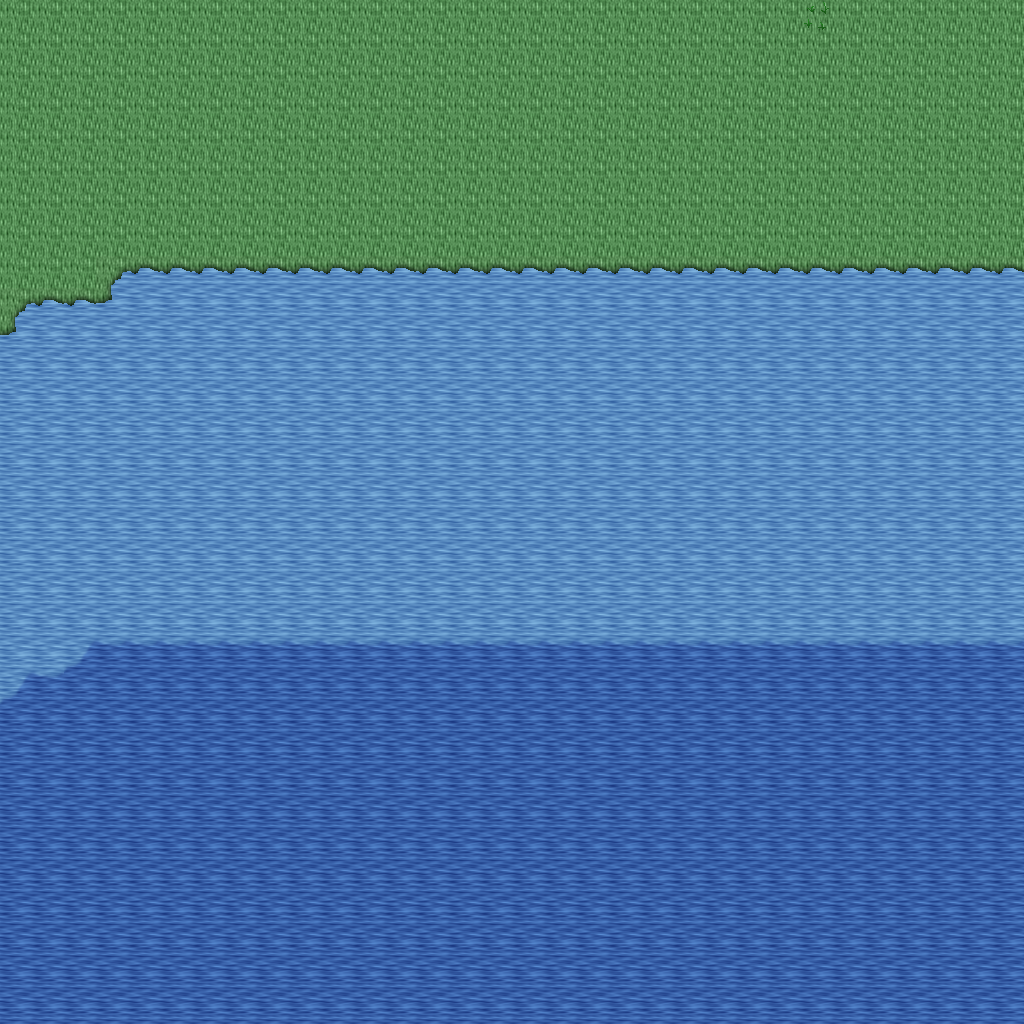

Below is a game level as drawn by its tile map, then a one-line description and the .tmx that defines it (tile-layer data replaced by summaries):
An orthogonal 32x32 tile map with 32x32 px tiles, 5 tile layers (Ground, Objects, Objects2, Above, ...), 1 hidden layer not drawn, 14 tilesets.

<map version="1.10" tiledversion="1.11.0" orientation="orthogonal" renderorder="right-down" width="32" height="32" tilewidth="32" tileheight="32" infinite="0" nextlayerid="11" nextobjectid="1">
 <tileset firstgid="1" name="ground_ground" tilewidth="32" tileheight="32" tilecount="33" columns="3">
  <image source="../drawable/ground_ground.png" width="96" height="352" />
 </tileset>
 <tileset firstgid="34" name="ground_water_pool" tilewidth="32" tileheight="32" tilecount="72" columns="3">
  <image source="../drawable/ground_water_pool.png" width="96" height="768" />
 </tileset>
 <tileset firstgid="106" name="plant_tree_tree_darkgreen" tilewidth="32" tileheight="32" tilecount="88" columns="8">
  <image source="../drawable/plant_tree_tree_darkgreen.png" width="256" height="352" />
 </tileset>
 <tileset firstgid="194" name="ground_grass_edges" tilewidth="32" tileheight="32" tilecount="36" columns="12">
  <image source="../drawable/ground_grass_edges.png" width="384" height="96" />
 </tileset>
 <tileset firstgid="230" name="ground_grass_corners" tilewidth="32" tileheight="32" tilecount="24" columns="6">
  <image source="../drawable/ground_grass_corners.png" width="192" height="128" />
 </tileset>
 <tileset firstgid="254" name="plant_grasses" tilewidth="32" tileheight="32" tilecount="6" columns="3">
  <image source="../drawable/plant_grasses.png" width="96" height="64" />
 </tileset>
 <tileset firstgid="260" name="plant_flower_daisy_yellow" tilewidth="32" tileheight="32" tilecount="8" columns="2">
  <image source="../drawable/plant_flower_daisy_yellow.png" width="64" height="128" />
 </tileset>
 <tileset firstgid="268" name="plant_flower_daisy_blue" tilewidth="32" tileheight="32" tilecount="8" columns="2">
  <image source="../drawable/plant_flower_daisy_blue.png" width="64" height="128" />
 </tileset>
 <tileset firstgid="276" name="logic_item_mushroom" tilewidth="32" tileheight="32" tilecount="6" columns="6">
  <image source="../drawable/logic_item_mushroom.png" width="192" height="32" />
 </tileset>
 <tileset firstgid="282" name="logic_item_resources" tilewidth="32" tileheight="32" tilecount="6" columns="6">
  <image source="../drawable/logic_item_resources.png" width="192" height="32" />
 </tileset>
 <tileset firstgid="288" name="logic_item_vegetable" tilewidth="32" tileheight="32" tilecount="16" columns="8">
  <image source="../drawable/logic_item_vegetable.png" width="256" height="64" />
 </tileset>
 <tileset firstgid="304" name="logic_creature_animal" tilewidth="32" tileheight="32" tilecount="32" columns="8">
  <image source="../drawable/logic_creature_animal.png" width="256" height="128" />
 </tileset>
 <tileset firstgid="336" name="logic_collision" tilewidth="32" tileheight="32" tilecount="1" columns="1">
  <image source="../drawable/logic_collision.png" width="32" height="32" />
 </tileset>
 <tileset firstgid="337" name="logic_item_herb" tilewidth="32" tileheight="32" tilecount="5" columns="5">
  <image source="../drawable/logic_item_herb.png" width="160" height="32" />
 </tileset>
 <layer id="1" name="Ground" width="32" height="32">
  <data>[1024 cells, 1024 non-empty, 3 distinct tile ids]</data>
 </layer>
 <layer id="2" name="Objects" width="32" height="32">
  <data>[1024 cells, 66 non-empty, 5 distinct tile ids]</data>
 </layer>
 <layer id="3" name="Objects2" width="32" height="32">
  <data>[1024 cells, 1 non-empty, 1 distinct tile ids]</data>
 </layer>
 <layer id="4" name="Above" width="32" height="32">
  <data>[1024 cells, 0 non-empty, 0 distinct tile ids]</data>
 </layer>
 <layer id="5" name="Above2" width="32" height="32">
  <data>[1024 cells, 0 non-empty, 0 distinct tile ids]</data>
 </layer>
 <layer id="6" name="Walkable" width="32" height="32" visible="0">
  <data>[1024 cells, 382 non-empty, 1 distinct tile ids]</data>
 </layer>
 <objectgroup id="7" name="Mapevents" />
 <objectgroup id="8" name="Spawn" />
 <objectgroup id="9" name="Keys" />
 <objectgroup id="10" name="Replace" />
</map>
